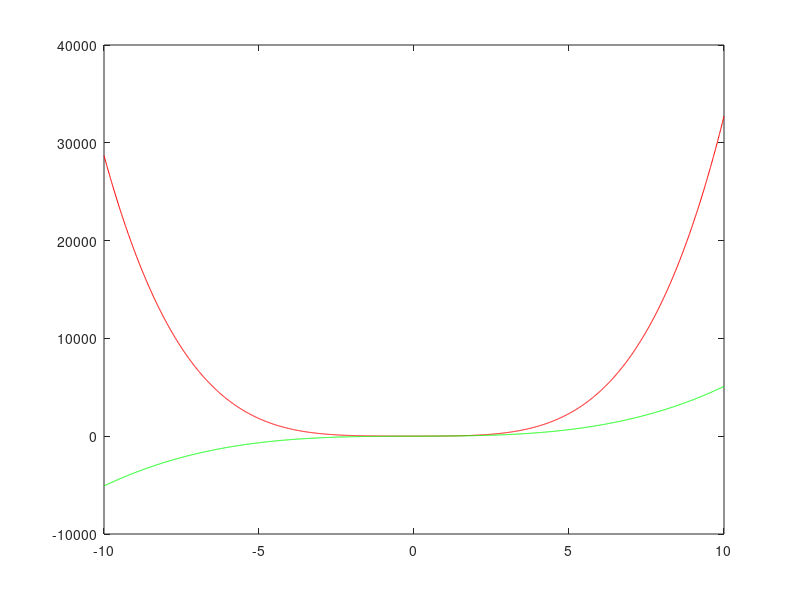

Reproduce this figure in MATLAB.
% Working with Figures

% Very basic plotting
x = [-100:10:100];
y = x.^2;

plot(x, y);

% Adding Title, Labels, Grids
x = [0:0.01:10];
y = sin(x);

% xlabel, ylabel, title, grid, squaring of axes
plot(x, y), xlabel('x'), ylabel('Sin(x)'), title('Sin(x) Graph'), grid on, axis equal;

% Drawing Multiple Functions on Same Graph
x = [0:0.01:10];
y = sin(x)
g = cos(x)

% First-pair, second-pair 
plot(x, y, x, g, '.-'), legend('Sin(x)', 'Cos(x)');

% Setting colours on graph
x = [-10:0.01:10];
y = 3*x.^4 + 2*x.^3 + 7*x.^2 + x + 9;
g = 5*x.^3 + 9*x + 2;

% Colours added after pair, using key
plot(x, y, 'r', x, g, 'g')